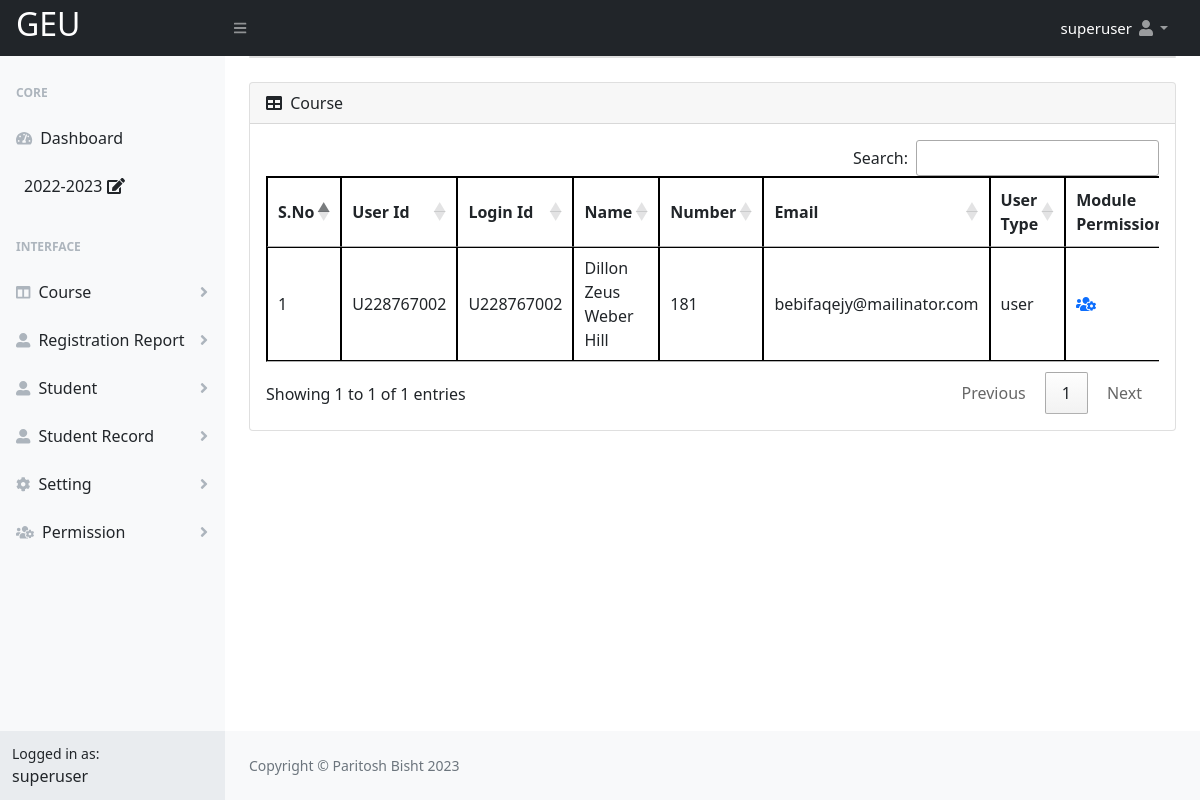
Screenshot of /Registration/admin/userpermission.php (signed in) with the database file from the repository.
### tables this page shows
CREATE TABLE `school` (
  `school_id` int(11) NOT NULL,
  `school_name` varchar(200) NOT NULL,
  `school_code` varchar(6) NOT NULL,
  `admission_number_starting` varchar(10) NOT NULL,
  `school_srtname` varchar(50) NOT NULL,
  `school_photo` varchar(100) NOT NULL,
  `school_number` varchar(200) NOT NULL,
  `school_email` varchar(200) NOT NULL,
  `school_address` varchar(200) NOT NULL,
  `school_country` varchar(100) NOT NULL,
  `school_state` varchar(100) NOT NULL,
  `school_district` varchar(100) NOT NULL,
  `school_city` varchar(100) NOT NULL,
  `school_pincode` varchar(100) NOT NULL,
  `status` varchar(10) NOT NULL,
  `own_filled` varchar(10) NOT NULL,
  `createdby` varchar(100) NOT NULL,
  `createdtime` varchar(100) NOT NULL,
  `updateby` varchar(100) NOT NULL,
  `updatetime` varchar(100) NOT NULL,
  `disableby` varchar(100) NOT NULL,
  `disabletime` varchar(100) NOT NULL
);

CREATE TABLE `user` (
  `id` int(11) NOT NULL,
  `first_name` varchar(50) NOT NULL,
  `middle_name` varchar(50) NOT NULL,
  `last_name` varchar(50) NOT NULL,
  `login` varchar(50) NOT NULL,
  `user_id` varchar(100) NOT NULL,
  `password` varchar(255) NOT NULL,
  `hash_password` varchar(255) NOT NULL,
  `dob` varchar(30) NOT NULL,
  `number` varchar(20) NOT NULL,
  `email` varchar(50) NOT NULL,
  `photo` varchar(100) NOT NULL,
  `type` varchar(20) NOT NULL,
  `status` varchar(10) NOT NULL,
  `disablereason` varchar(300) NOT NULL,
  `activereason` varchar(300) NOT NULL,
  `pass` varchar(100) NOT NULL,
  `oldpass` varchar(100) NOT NULL,
  `session` varchar(20) NOT NULL,
  `createdby` varchar(50) NOT NULL,
  `createdtime` varchar(50) NOT NULL,
  `updateby` varchar(100) NOT NULL,
  `updatetime` varchar(100) NOT NULL,
  `disableby` varchar(50) NOT NULL,
  `disabletime` varchar(50) NOT NULL,
  `password_reset_by` varchar(10) NOT NULL,
  `password_reset_time` varchar(30) NOT NULL,
  `forget_password_time` varchar(100) NOT NULL,
  `change_pass_time` varchar(100) NOT NULL,
  `wrong_pass_count` int(10) NOT NULL,
  `wrong_pass_time` varchar(30) NOT NULL,
  `wrong_pass_reset_type` varchar(20) NOT NULL,
  `current_session` varchar(20) NOT NULL,
  `statusactivereason` varchar(100) NOT NULL,
  `statusactiveby` varchar(20) NOT NULL,
  `statusactivetime` varchar(30) NOT NULL,
  `usercourse_id` varchar(20) NOT NULL,
  `usersection` varchar(20) NOT NULL,
  `usersemester` varchar(20) NOT NULL
);

CREATE TABLE `menu` (
  `menu_id` int(20) NOT NULL,
  `menu_name` varchar(30) NOT NULL,
  `menu_icon` varchar(30) NOT NULL,
  `menu_order` varchar(10) NOT NULL,
  `status` varchar(10) NOT NULL,
  `disablereason` varchar(100) NOT NULL,
  `activereason` varchar(100) NOT NULL,
  `createdby` varchar(30) NOT NULL,
  `createdtime` varchar(30) NOT NULL,
  `updateby` varchar(30) NOT NULL,
  `updatetime` varchar(30) NOT NULL,
  `disableby` varchar(30) NOT NULL,
  `disabletime` varchar(30) NOT NULL
);

### Registration/admin/permission_check.php (called while the page is built, shortened)
<?php
 include("include/config.php");
?>
<?php
        $loginsession = $_SESSION["alogin"];
$q=mysqli_query($con,"SELECT * FROM `user` WHERE `login` ='$loginsession'  and `status` = \"Active\"");
$res=mysqli_fetch_assoc($q);
$login_user_type = $res['type'];
?>

### Registration/admin/userpermission.php (the view, shortened to what this page needs)
<?php
include("include/header.php");
require("permission_check.php");
?>
<div id="layoutSidenav_content">
                <main>
                    <div class="container-fluid px-4">
                        <div class="card mb-4">
                        </div>
                        <div class="card mb-4">
                            <div class="card-header">
                                <i class="fas fa-table me-1"></i>
                                Course
                            </div>
                            <div class="card-body">
                            	<div style="overflow-x:auto;">
                               <table id="datatablesSimpl">
                                    <thead>
                                        <tr>
                                           <th>S.No</th>
                                            <th>User Id</th>
                                            <th>Login Id</th>
                                            <th>Name</th>
                                            <th>Number</th>
                                            <th>Email</th>
                                            <th>User Type</th>
                                           <th>Module Permission</th>
                                        </tr>
                                    </thead>
                                    <tbody>
                                        <?php
                                        $count = 0;
                                        $noticequery=mysqli_query($con,"SELECT * FROM `user` WHERE `status`=\"ACTIVE\" AND `id` != '1'AND `id` != '9'");
                                        while($noticequeryresult=mysqli_fetch_assoc($noticequery))
    {
        $count+=1;
$id=$noticequeryresult['id'];
                                        ?>
                                        <tr>
                                            <td><?php echo $count; ?></td>
                                            <td><?php echo $noticequeryresult['user_id']; ?></td>
                                            <td><?php echo $noticequeryresult['login']; ?></td>
                                            <td><?php echo $noticequeryresult['first_name'] ." ".$noticequeryresult['middle_name']  ." ". $noticequeryresult['last_name']; ?></td>
                                            <td><?php  if($login_user_type=="superuser") {echo  $noticequeryresult['number']; } else { echo str_pad(substr($noticequeryresult['number'], -3), strlen($noticequeryresult['number']), '*', STR_PAD_LEFT);} ?></td>
                                            <td><?php echo $noticequeryresult['email']; ?></td>
                                            <td><?php echo $noticequeryresult['type']; ?></td>
                                            <td><a href="permission.php?id=<?php echo $id;?>"><span class='fas fa-users-cog'></span></a></td>
                                        </tr>
                                        <?php
                                    }
                                        ?>
                                    </tbody>
                                </table>
                                </div>
                            </div>
                        </div>
                    </div>
                </main>
<?php
include("include/footer.php");
?>

### Registration/admin/include/header.php (shortened to what this page needs)
<?php
    include("config.php");
 ?>
 <?php
extract($_POST);
?>
<!DOCTYPE html>
<html lang="en">
    <head>
        <link href="https://cdn.jsdelivr.net/npm/simple-datatables@latest/dist/style.css" rel="stylesheet" />
        <link href="css/styles.css" rel="stylesheet" />
         <link href=" https://cdnjs.cloudflare.com/ajax/libs/twitter-bootstrap/5.0.1/css/bootstrap.min.css" rel="stylesheet" />
         <link rel="stylesheet" href="https://cdn.datatables.net/1.10.19/css/jquery.dataTables.min.css">
         <link href=" https://cdn.datatables.net/buttons/2.2.2/css/buttons.dataTables.min.css" rel="stylesheet" />
          <link href="https://cdn.datatables.net/1.11.4/css/dataTables.bootstrap5.min.css" rel="stylesheet" />
    </head>
    <body class="sb-nav-fixed"  oncontextmenu="return false">
       <nav class="sb-topnav navbar navbar-expand navbar-dark bg-dark">
            <a class="navbar-brand ps-3" href="dashboard.php"><?php
$schol=mysqli_query($con,"SELECT * FROM `school` WHERE `status` = \"Active\"");
$res1=mysqli_fetch_assoc($schol); ?>
<h2 style="text-transform:uppercase;"><?php
echo $school_short_name_record = $res1['school_srtname'];
?></h2></a>
            <button class="btn btn-link btn-sm order-1 order-lg-0 me-4 me-lg-0" id="sidebarToggle" href="#!"><i class="fas fa-bars"></i></button>
            <ul class="navbar-nav ms-auto ms-md-0 me-3 me-lg-4">
                   <?php
$loginsession = $_SESSION["alogin"];
$q=mysqli_query($con,"SELECT * FROM `user` WHERE `login` ='$loginsession'  and `status` = \"Active\"");
$res=mysqli_fetch_assoc($q);
$login_user_type = $res['type'];
$log = $res['id'];
$useractivesessionquery=mysqli_query($con,"SELECT * FROM `user` WHERE `id` ='$log'");
$resuseractivesessionquery=mysqli_fetch_assoc($useractivesessionquery);
$activesession_record=$resuseractivesessionquery['current_session'];
                    ?>
                <li class="nav-item dropdown">
                    <a class="nav-link dropdown-toggle" id="navbarDropdown" href="#" role="button" data-bs-toggle="dropdown" aria-expanded="false"><span style=" font-size:15px; color: white;" aria-expanded="false">  <?php echo $res['first_name'] ." ".$res['middle_name']  ." ". $res['last_name']; ?></span> <i class="fas fa-user fa-fw"></i></a>
                </li>
            </ul>
        </nav>
        <div id="layoutSidenav">
            <div id="layoutSidenav_nav">
                <nav class="sb-sidenav accordion sb-sidenav-light" id="sidenavAccordion">
                    <div class="sb-sidenav-menu">
                        <div class="nav">
                            <div class="sb-sidenav-menu-heading">Core</div>
                            <a class="nav-link" href="dashboard.php">
                                <div class="sb-nav-link-icon"><i class="fas fa-tachometer-alt"></i></div>
                                Dashboard
                            </a>
                            <?php if ($login_user_type=="superuser" || $login_user_type=="admin") { ?>
                              <a class="nav-link" href=""  data-bs-toggle="modal" data-bs-target="#sessionmodal" >
                                <?php echo $activesession_record;?>&nbsp;<i class="fas fa-edit"></i>
                            </a>
                             <?php } ?>
                             <div class="sb-sidenav-menu-heading">Interface</div>
<?php
       $menulistqry="SELECT * FROM `menu` WHERE `status`='Active' ORDER BY `menu`.`menu_order` ASC";
       $menulistres=mysqli_query($con,$menulistqry);
       while($menulistdata=mysqli_fetch_assoc($menulistres))
        {
$rmenu_id=$menulistdata['menu_id'];
$menuaccessqry="SELECT * from `modulepermission` WHERE modulepermission.`modulemenu_id`='$rmenu_id' AND modulepermission.`modulepermission`='Yes' AND modulepermission.`moduleuser_id`='$log'";
$menuaccessres=mysqli_query($con,$menuaccessqry);
$menuaccessrow=mysqli_num_rows($menuaccessres);
if($menuaccessrow>0)
         {
          ?>
                            <a class="nav-link collapsed" href="#" data-bs-toggle="collapse" data-bs-target="#collapse<?php echo $menulistdata['menu_id'];?>" aria-expanded="false" aria-controls="collapse<?php echo $menulistdata['menu_id'];?>">
                                <div class="sb-nav-link-icon"><i class="<?php echo $menulistdata['menu_icon'];?>"></i></div>
                                <?php echo $menulistdata['menu_name'];?>
                                <div class="sb-sidenav-collapse-arrow"><i class="fas fa-angle-down"></i></div>
                            </a>
                           <?php } } ?>
                             </div>
                    </div>
                    <div class="sb-sidenav-footer">
                        <div class="small">Logged in as:</div>
                        <?php echo $res['login']; ?>
                    </div>
                </nav>
            </div>

### Registration/admin/include/footer.php (style rules this page uses)
table, th, td { border: .1px solid black; border-collapse: collapse; }

### rows the page displays
school: school_srtname "GEU"
user: first_name "superuser", current_session "2022-2023", login "superuser"
menu: menu_name "Course"
menu: menu_name "Registration Report"
menu: menu_name "Student"
menu: menu_name "Student Record"
menu: menu_name "Setting"
menu: menu_name "Permission"
user: user "U228767002", login "U228767002", first_name "Dillon", middle_name "Zeus Weber", last_name "Hill", number "181", email "bebifaqejy@mailinator.com", type "user"
